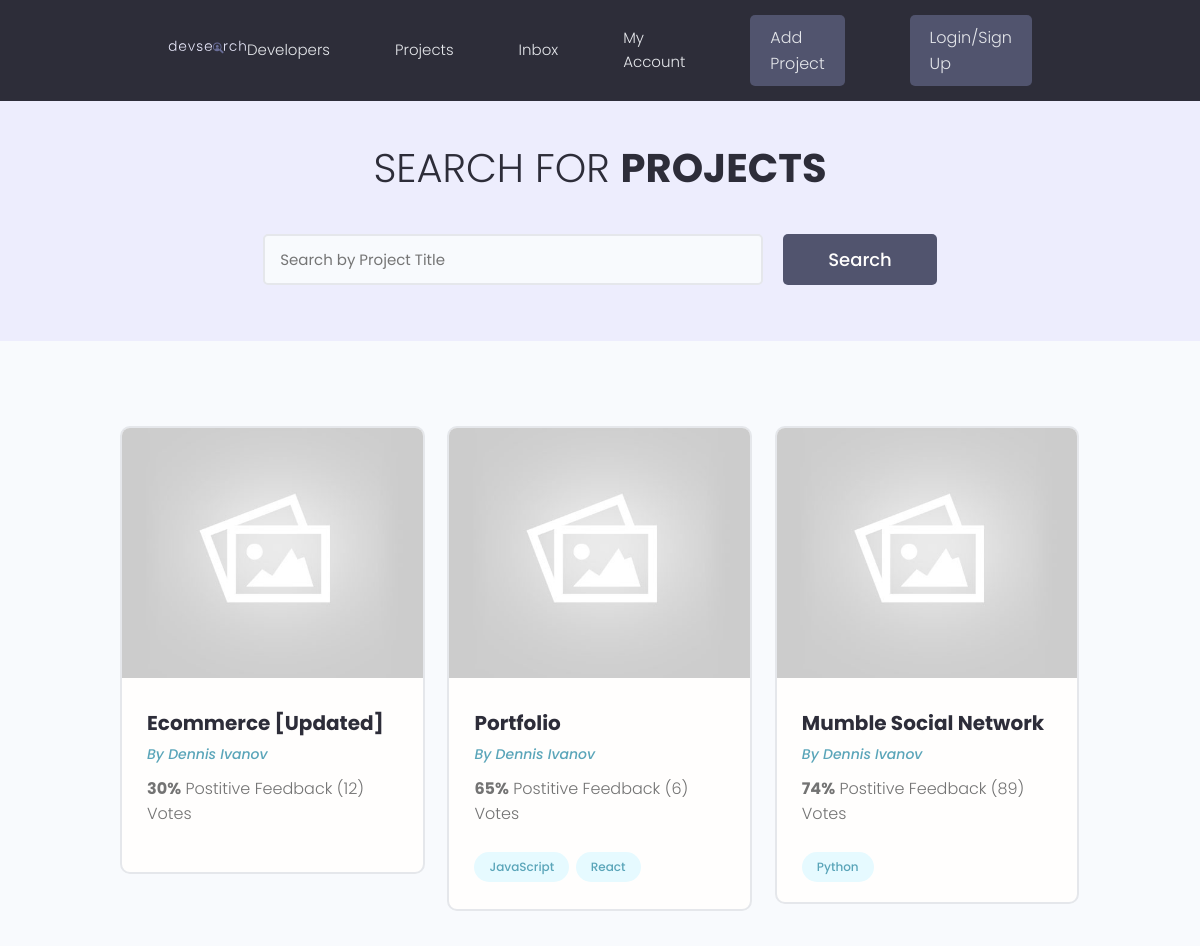
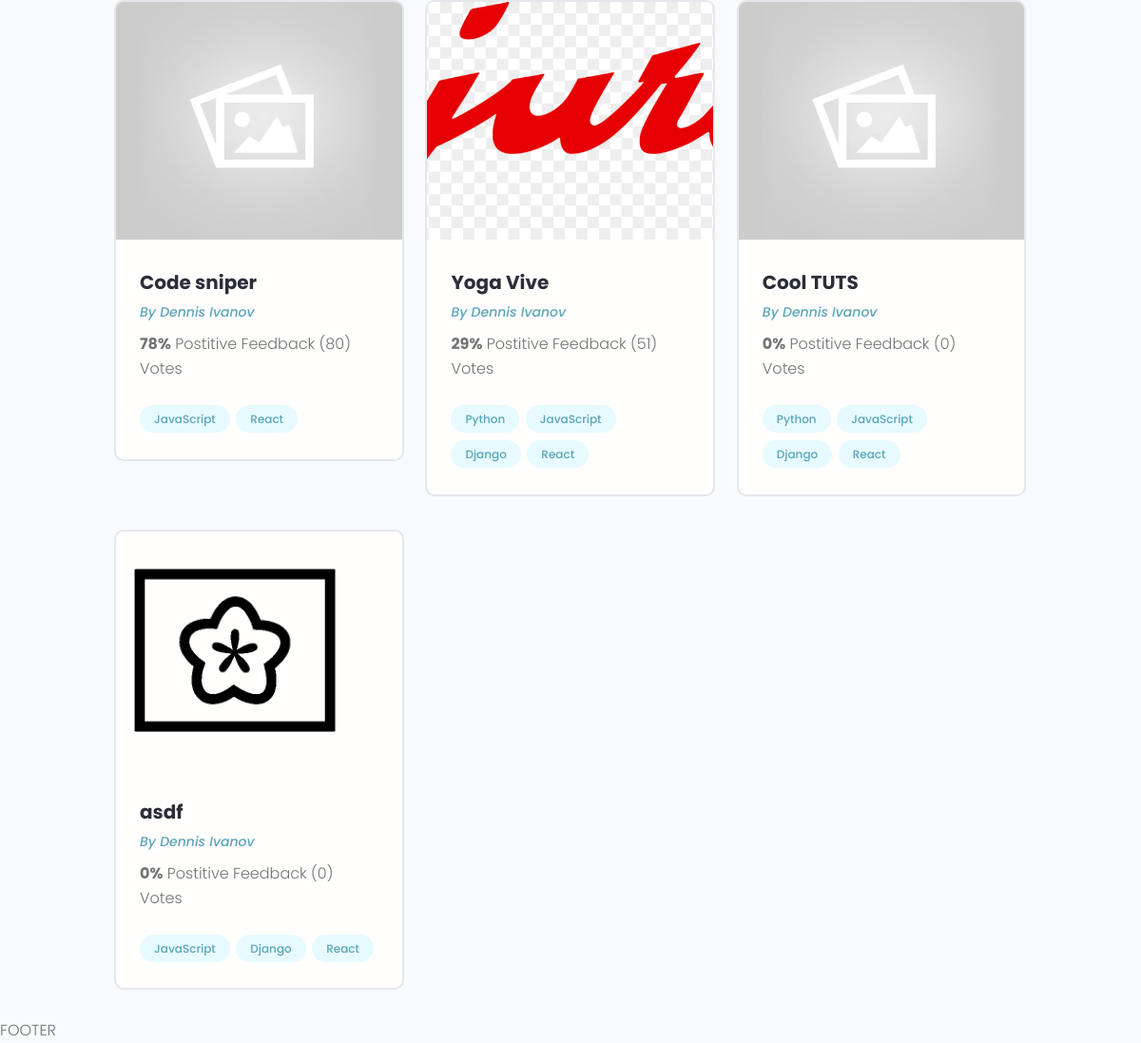
Before: / with the older database file (2 pictures, top to bottom).
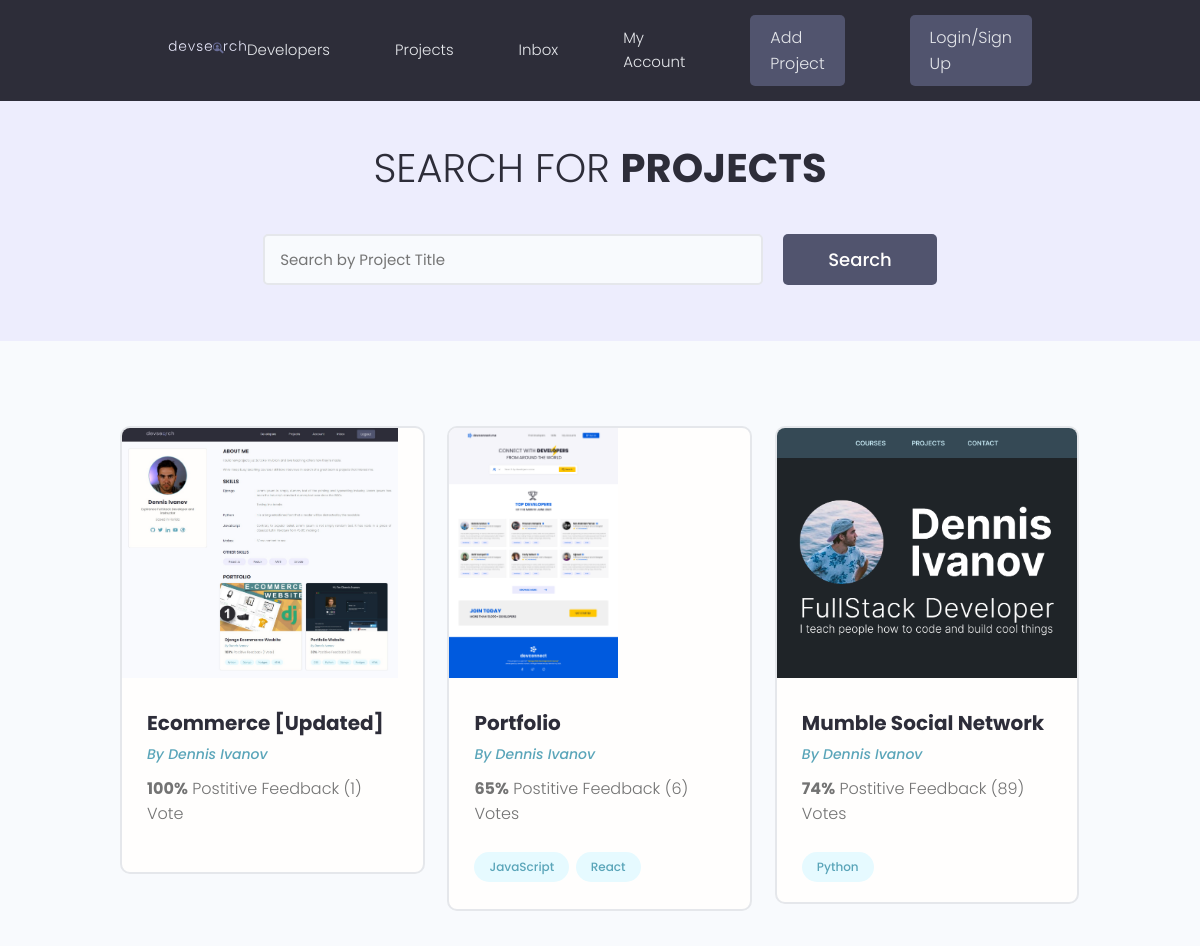
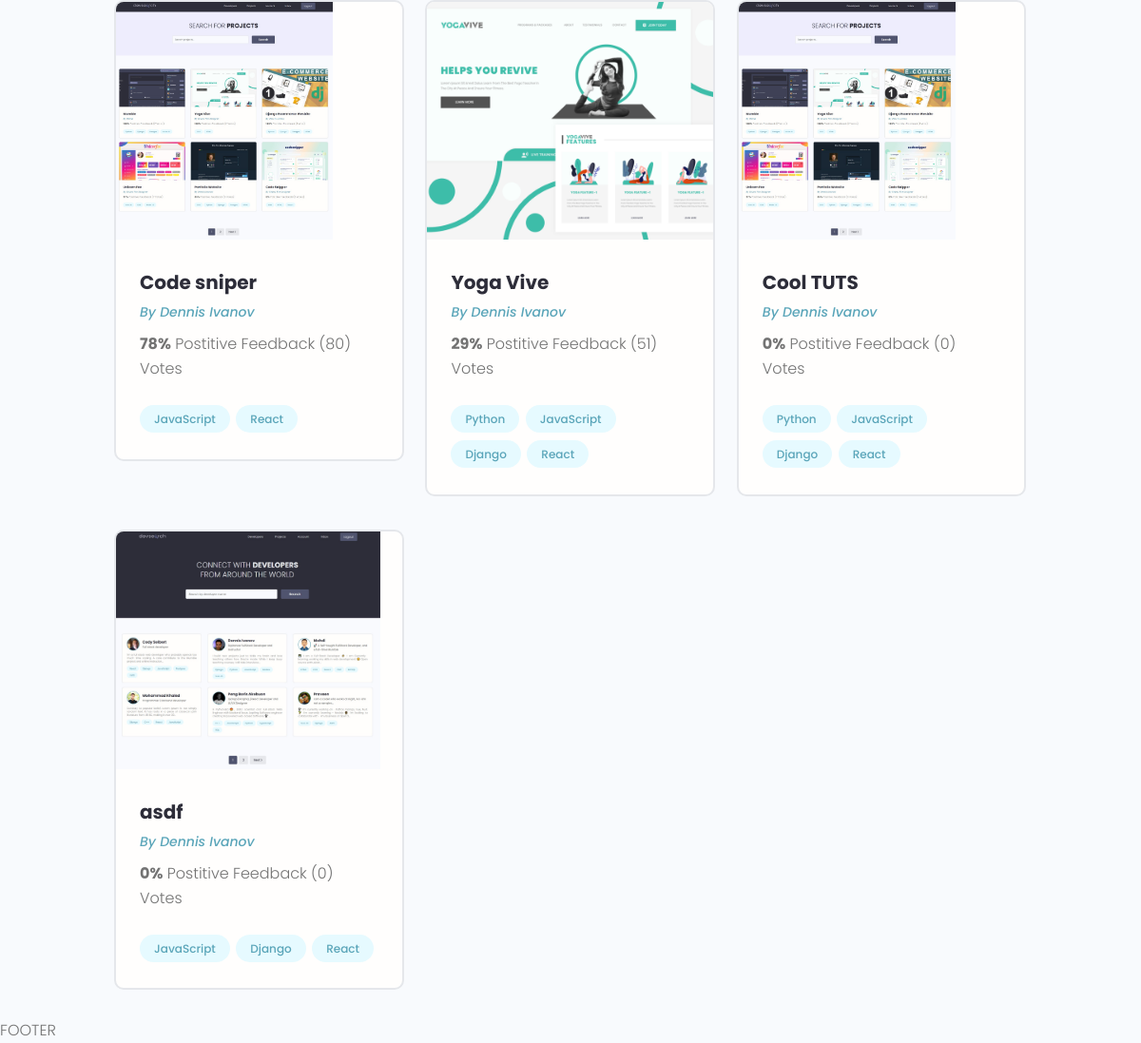
After: the same page with the newer database file (2 pictures, top to bottom).
### projects/models.py (models this page shows, shortened)
class Project(models.Model):
    title = models.CharField(max_length=200)
    description = models.TextField(null=True, blank=True)
    featured_image = models.ImageField(null=True, blank=True, default="default.jpg")
    demo_link = models.CharField(max_length=2000, null=True, blank=True)
    source_link = models.CharField(max_length=2000, null=True, blank=True)
    tags = models.ManyToManyField('Tag', blank=True)
    vote_total = models.IntegerField(default=0, null=True, blank=True)
    vote_ratio = models.IntegerField(default=0, null=True, blank=True)
    created = models.DateTimeField(auto_now_add=True)
    id = models.UUIDField(default=uuid.uuid4, unique=True, primary_key=True, editable=False)

class Tag(models.Model):
    name = models.CharField(max_length=200)
    created = models.DateTimeField(auto_now_add=True)
    id = models.UUIDField(default=uuid.uuid4, unique=True, primary_key=True, editable=False)
    def __str__(self):
        return self.name

### projects/views.py (the view)
# urls.py: path('', include('projects.urls'))
def projects(request):
    projects = Project.objects.all()
    context = {'projects': projects}
    return render(request, 'projects/projects.html', context)

### projects/templates/projects/projects.html (shortened to what this page needs)
{% extends 'main.html' %}
{% block content %}
<main class="projects">
    <section class="hero-section text-center">
      <div class="container container--narrow">
        <div class="hero-section__box">
          <h2>Search for <span>Projects</span></h2>
        </div>
        <div class="hero-section__search">
          <form class="form" action="#" method="get">
            <div class="form__field">
              <input class="input input--text" id="formInput#search" type="text" name="text"
                placeholder="Search by Project Title" />
            </div>
            <input class="btn btn--sub btn--lg" type="submit" value="Search" />
          </form>
        </div>
      </div>
    </section>
    <section class="projectsList">
      <div class="container">
        <div class="grid grid--three">
          {% for project in projects %}
          <div class="column">
            <div class="card project">
              <a href="{% url 'project' project.id %}" class="project">
                <img class="project__thumbnail" src="{{project.featured_image.url}}" alt="project thumbnail" />
                <div class="card__body">
                  <h3 class="project__title">{{project.title}}</h3>
                  <p><a class="project__author" href="{% url 'project' project.id %}">By Dennis Ivanov</a></p>
                  <p class="project--rating">
                    <span style="font-weight: bold;">{{project.vote_ratio}}%</span> Postitive
                    Feedback ({{project.vote_total}}) Vote{{project.vote_total|pluralize:"s"}}
                  </p>
                  <div class="project__tags">
                    {% for tag in project.tags.all %}
                    <span class="tag tag--pill tag--main">
                      <small>{{tag}}</small>
                    </span>
                    {% endfor %}
                  </div>
                </div>
              </a>
            </div>
          </div>
          {% endfor %}
        </div>
      </div>
    </section>
  </main>
{% endblock content %}

### templates/main.html (shortened to what this page needs)
<!DOCTYPE html>
{% load static %}
<html>
<head>
    <link rel="stylesheet" href="https://cdn.iconmonstr.com/1.3.0/css/iconmonstr-iconic-font.min.css" />
    <link rel="stylesheet" href="{% static 'uikit/styles/uikit.css' %}" />
    <link rel="stylesheet" href="{% static 'styles/app.css' %}" />
</head>
<body>
    {% include 'navbar.html' %}
    {% block content %}
    {% endblock content %}
    <p>FOOTER</p>
</body>
</html>

### templates/navbar.html (shortened to what this page needs)
{% load static %}
  <header class="header">
    <div class="container container--narrow">
      <a href="{% url 'projects' %}" class="header__logo">
        <img src="{% static 'images/logo.svg' %}" alt="DevSearch Logo" />
      </a>
      <nav class="header__nav">
        <ul class="header__menu">
          <li class="header__menuItem"><a href="">Developers</a></li>
          <li class="header__menuItem"><a href="{% url 'projects' %}">Projects</a></li>
          <li class="header__menuItem"><a href="">Inbox</a></li>
          <li class="header__menuItem"><a href="">My Account</a></li>
          <li class="header__menuItem"><a href="{% url 'create-project' %}" class="btn btn--sub">Add Project</a></li>
          <li class="header__menuItem"><a href="" class="btn btn--sub">Login/Sign Up</a></li>
        </ul>
      </nav>
    </div>
  </header>

### static/styles/app.css (style rules this page uses)
:root { --color-sub: #2d2d39; }
.btn--sub { background-color: var(--color-sub-light); }
.card { border: 2px solid var(--color-light); }
img { width: 100%; }
.header { position: sticky; z-index: 111; background-color: var(--color-sub); padding: 1.5rem 0; }
.header > .container { display: flex; justify-content: space-between; align-items: center; }
.header__logo > img { height: 3.8rem; }
.header__nav > ul { display: inline-flex; align-items: center; list-style: none; gap: 6.5rem; }
.header__menuItem > a { color: var(--color-light); font-weight: 300; }
.hero-section { height: 40vh; display: flex; align-items: center; background-color: var(--color-sub); }
.hero-section__box { margin-bottom: 4rem; }
.hero-section__box > h2, .hero-section__box > h2 > span { font-size: 4rem; color: var(--color-light); line-height: 1.3; text-transform: uppercase; }
.hero-section__box > h2 { font-weight: 300; }
.hero-section__box > h2 > span { font-weight: 700; }
.hero-section__search > .form { display: flex; align-items: center; justify-content: center; gap: 2rem; }
.hero-section__search > .form input.input--text { width: 50rem; }
.project__author { font-size: 1.4rem; font-style: italic; }
.project--rating { margin-bottom: 1.6em; margin-top: .5em; }
.projects > .hero-section { background: var(--color-sub-lighter); height: 30vh; }
.projects .hero-section__box { margin-bottom: 2.5rem; }
.projects .hero-section__box > h2 { color: var(--color-sub); }
.projects .hero-section__box > h2 > span { font-weight: 700; color: var(--color-sub); }
.projectsList { margin-top: 8rem; }
.project__thumbnail { height: 25rem; object-fit: cover; object-position: top center; }
.project__title { font-size: 2rem; font-weight: 700; color: var(--color-sub); }

### static/uikit/styles/modules/_variables.css (style rules this page uses)
:root { --color-main: #5aa5b9; --color-main-light: #e6faff; --color-sub: #3f4156; --color-sub-light: #51546e; --color-sub-lighter: #ededfd; --color-text: #737373; --color-gray: #8b8b8b; --color-light: #e5e7eb; --color-light-gray: #767676; --color-bg: #f8fafd; --color-white: #fffefd; --color-white-light: #f3f3f3; --color-success: #359e64; --color-success-bg: #def8e8; --color-error: #fc4b0b; --color-error-bg: #fff2ee; --font-base: 'Poppins', arial, helvetica, 'Segoe UI', roboto, ubuntu, sans-serif; --font-monospace: 'Fira Code', 'Courier New', courier, monospace; --font-regular: 300; --font-medium: 500; --font-bold: 700; --generic-shadow: 1px 1px 5px #00000010; --generic-transition: all 0.3s ease-in-out; }

### static/uikit/styles/modules/_base.css (style rules this page uses)
* { margin: 0; padding: 0; box-sizing: border-box; text-rendering: optimizeLegibility; color: inherit; font-size: inherit; }
html { font-size: 50%; }
@media only screen and (min-width: 480px) { html { font-size: 56.25%; } }
@media only screen and (min-width: 1200px) { html { font-size: 62.5%; } }
body { line-height: 1.6; font-weight: 400; font-size: 1.5rem; color: var(--color-text); background-color: var(--color-bg); min-height: 100vh; }

### static/uikit/styles/modules/_typography.css (style rules this page uses)
* { font-family: var(--font-base); }
h2 { font-size: 3.6rem; font-weight: var(--font-bold); }
h3 { font-size: 3.2rem; font-weight: var(--font-medium); }
p, span, strong { font-size: 1.6rem; color: var(--color-text); font-weight: var(--font-regular); }
a { padding-bottom: 2px; text-decoration: none; display: inline-block; color: var(--color-main); font-weight: var(--font-medium); }

### static/uikit/styles/modules/_utilities.css (style rules this page uses)
.container { width: 92%; max-width: 165rem; margin: 0 auto; box-sizing: border-box; }
.container--narrow { width: 92%; max-width: 120rem; }
@media screen and (min-width: 1000px) { .container { width: 90%; } }
@media screen and (min-width: 1000px) { .container--narrow { width: 85%; } }
@media screen and (min-width: 1200px) { .container { width: 80%; } }
@media screen and (min-width: 1200px) { .container--narrow { width: 72%; } }
.text-center { text-align: center; }

### static/uikit/styles/modules/_button.css (style rules this page uses)
.btn { display: inline-block; position: relative; cursor: pointer; background-color: var(--color-light); font-weight: var(--font-medium); color: var(--color-sub); text-decoration: none; padding: 1rem 2rem; border-radius: 0.5rem; border: none; width: -webkit-fit-content; width: -moz-fit-content; width: fit-content; height: -webkit-fit-content; height: -moz-fit-content; height: fit-content; font-size: 1.6rem; outline-width: 0; outline-color: transparent; -webkit-backface-visibility: hidden; backface-visibility: hidden; transition: all 0.3s ease-in-out; }
.btn--sub { background-color: var(--color-sub); color: var(--color-white); }
.btn--lg { font-size: 1.8rem; padding: 1.2rem 4.5rem; }

Changed rows visible on the page:
changed Project "Ecommerce [Updated]": featured_image: picture added in place of a placeholder; vote_ratio "30" → "100"; vote_total "12" → "1"
changed Project "Portfolio": featured_image: picture added in place of a placeholder
changed Project "Mumble Social Network": featured_image: picture added in place of a placeholder
changed Project "Code sniper": featured_image: picture added in place of a placeholder
changed Project "Yoga Vive": featured_image: a different picture
changed Project "Cool TUTS": featured_image: picture added in place of a placeholder
changed Project "asdf": featured_image: a different picture
